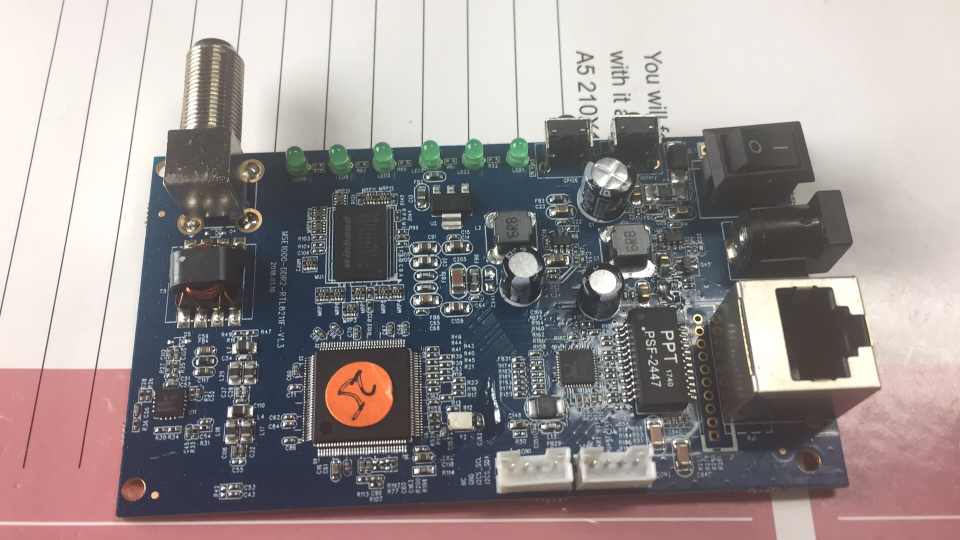
#> input picture input/IMG_0555.JPG, 1920 x 1080 px (shown at 1/2 size)
$ python 10.py
#> lines starting #> are read from the running program, lines starting #| are printed output that depends on the picture; after the words box and inside, x2 and y2 are one past the last pixel; in counts of white or black regions, pixels touching at a corner belong together
# -*- coding=GBK -*-
import cv2 as cv
import time
import threading as th
import sys

src = cv.imread("../input/IMG_0555.JPG")
#> src is the input picture: shape (1080, 1920, 3); mean B, G, R 145.9, 146.6, 154.9

print(src.shape)
#| (1080, 1920, 3)
print(src.size)
#| 6220800
print(src.dtype)
#| uint8

# [4 lines of commented-out code are left out]


def mouse_cb(event, x, y, flags, param):
    cv.circle(src,(x,y),2,(0,0,255), 2)
    cv.imshow("test1", src)

r, g, b = cv.split(src)
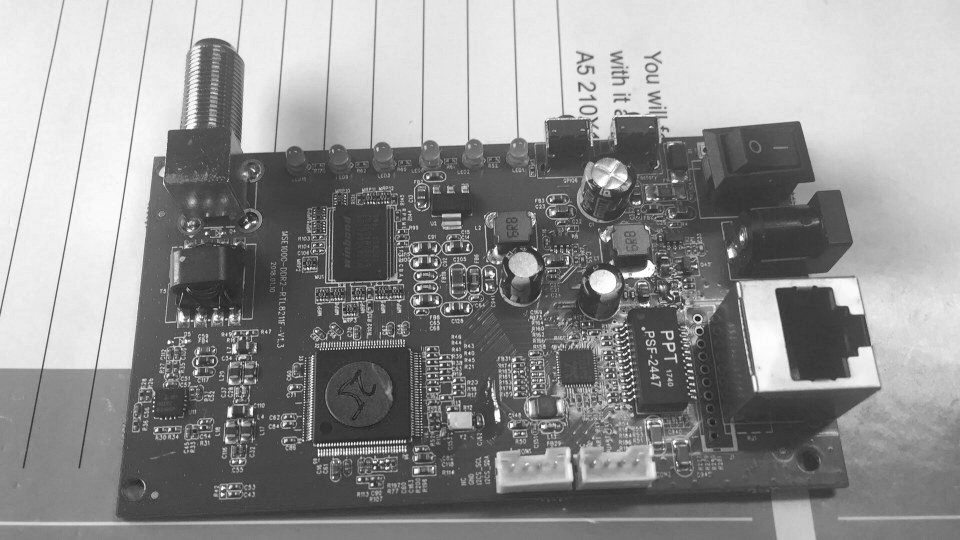
#> r: shape (1080, 1920) (shown at 1/2 size); min 3, max 255, mean 145.9
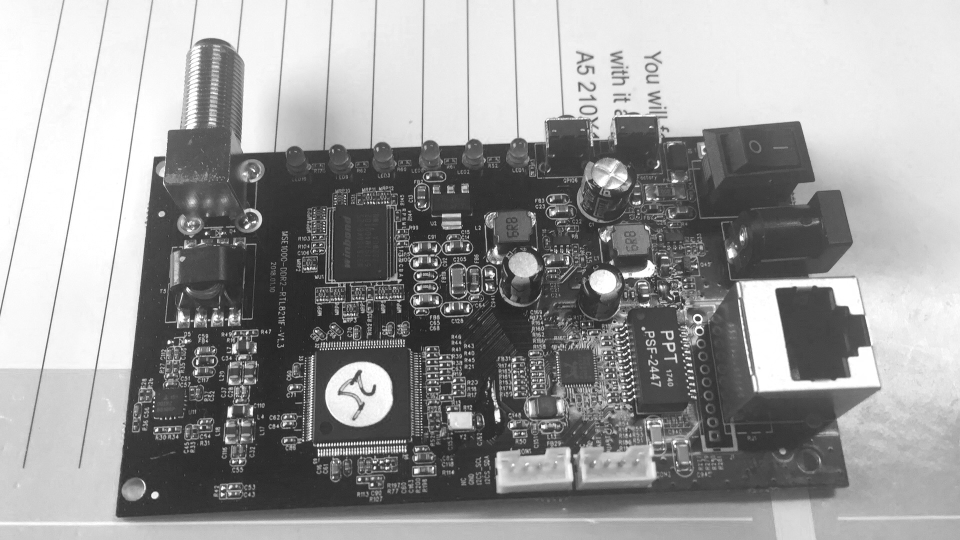
#> b: shape (1080, 1920) (shown at 1/2 size); min 12, max 255, mean 154.9

cv.namedWindow("test1") ## , cv.WINDOW_NORMAL
#cv.setMouseCallback("test1", mouse_cb)

##numpy 操作
color1 = src[:, :,1]
# [6 lines of commented-out code are left out]

cv.rectangle(src,(300,300),(400,400),(0,255,0),-1)
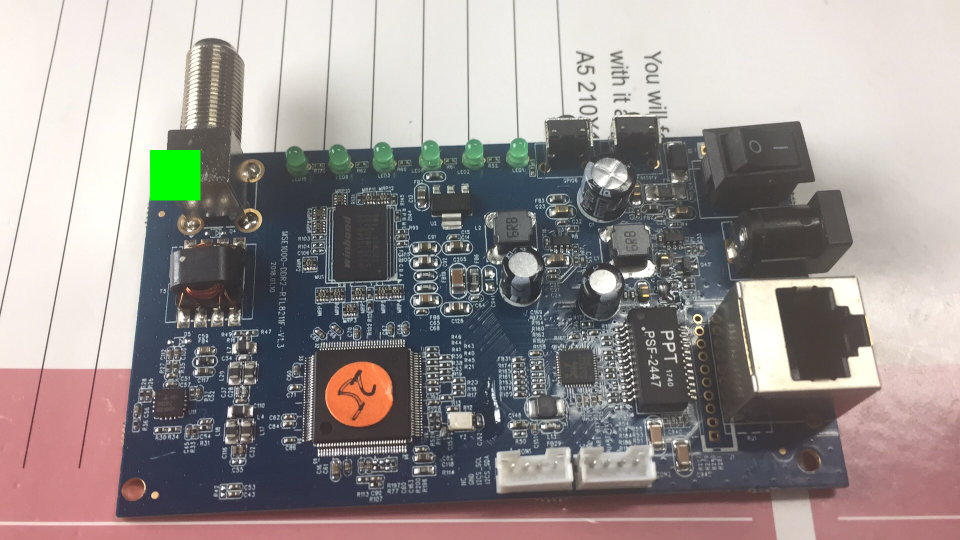
#> src: shape (1080, 1920, 3) (shown at 1/2 size); 0.49% of pixels changed, all inside (x1, y1, x2, y2) = (300, 300, 401, 401)
for i in range(0,30):
    for j in range(0,30):
        src.itemset((350 + i,350 + j, 0), 0)
        src.itemset((350 + i,350 + j, 1), 0)
        src.itemset((350 + i,350 + j, 2), 255)
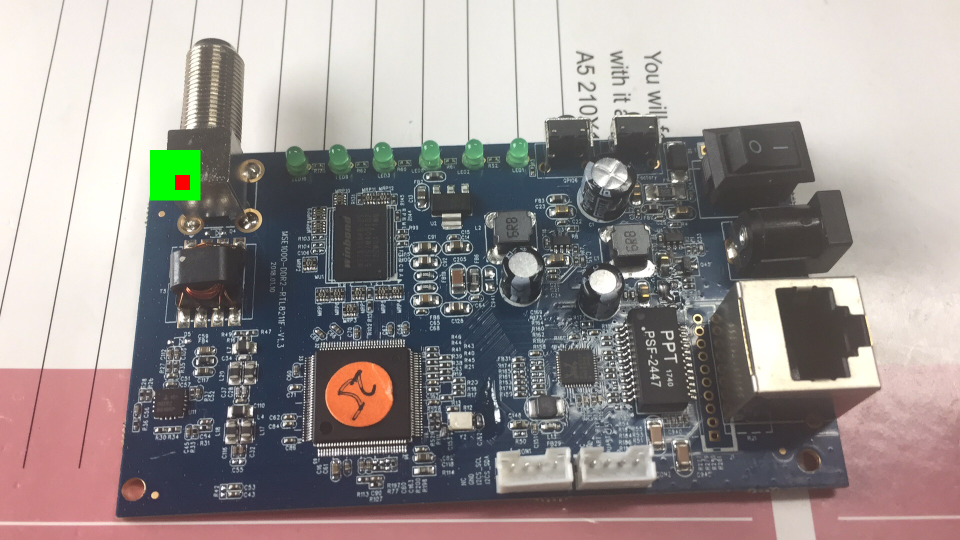
#> src: shape (1080, 1920, 3) (shown at 1/2 size); 0.04% of pixels changed, all inside (x1, y1, x2, y2) = (350, 350, 380, 380)


cv.imshow("test1", src)

src2 = cv.imread("../input/IMG_0570.JPG")
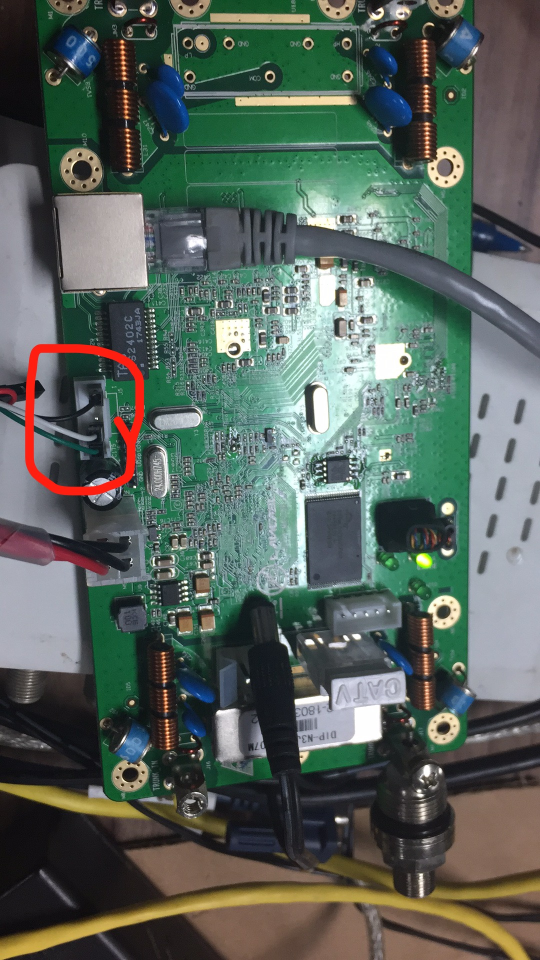
#> input picture input/IMG_0570.JPG, 1080 x 1920 px (shown at 1/2 size)
#> src2 is the input picture: shape (1920, 1080, 3); mean B, G, R 91.9, 99.6, 88

cut_src1 = src[0:300,0:300]
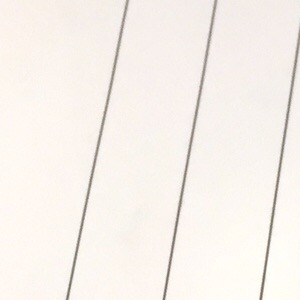
#> cut_src1: shape (300, 300, 3); mean B, G, R 235.6, 241.3, 247.4
cut_src2 = src2[0:300,0:300]
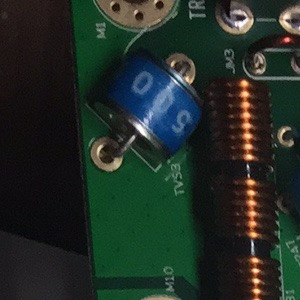
#> cut_src2: shape (300, 300, 3); mean B, G, R 38.2, 45.2, 33.9

i = 0

def display_img():
    global i
    tmp = i/100.0
    i = i+1

    dst = cv.addWeighted(cut_src1, tmp, cut_src2, 1-tmp, 0)
    cv.imshow("test1", dst)
    if i <= 100:
        return 0
    else:
        return 1


def time_cb():
    global timer
    if display_img() == 0:
        timer = th.Timer(0.1,time_cb)
        timer.start()
    else:
        print("will exit")

timer = th.Timer(1,time_cb)
timer.start()

cv.waitKey()

cv.destroyAllWindows()
sys.exit(0)
#> (the program exits here)
